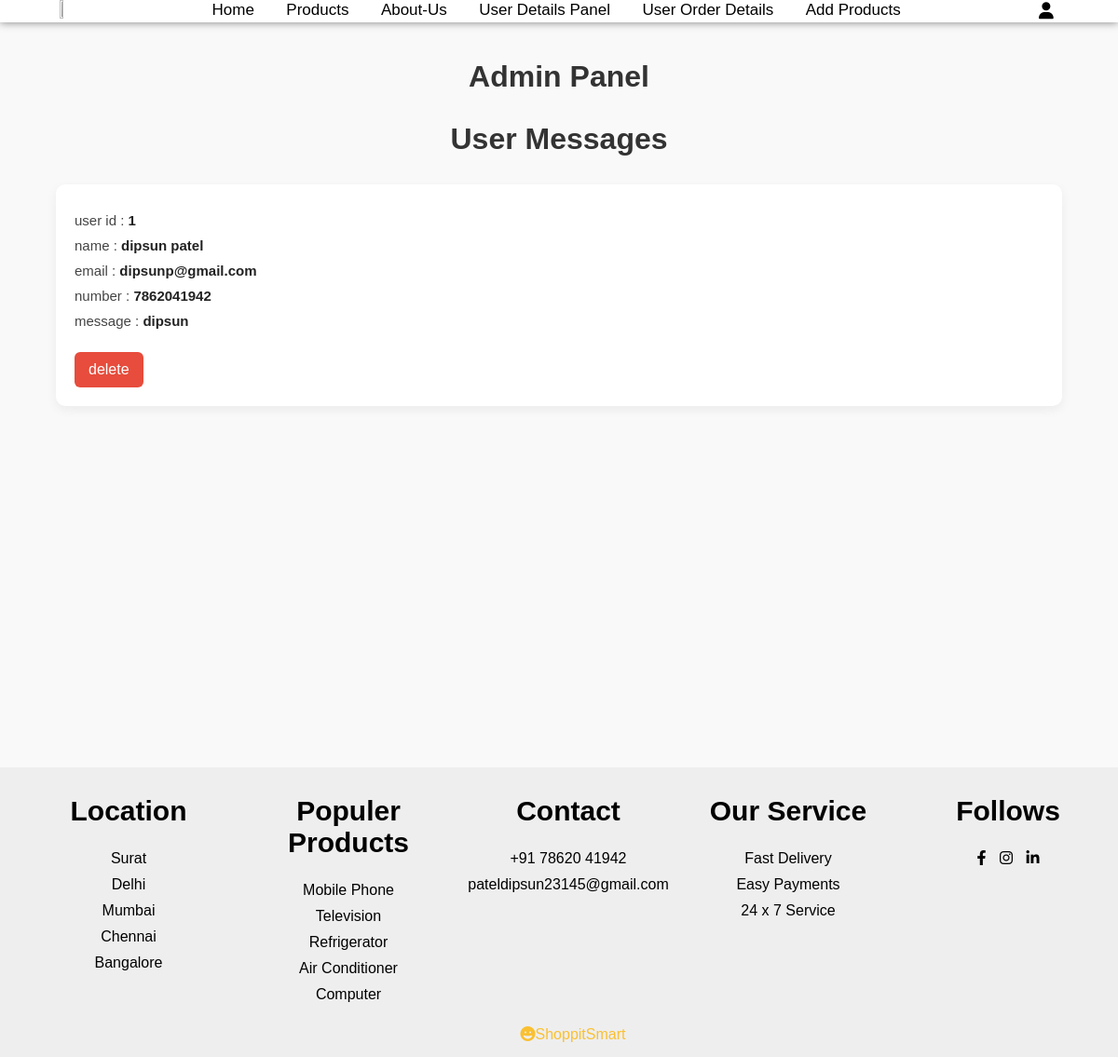
/Frontend/user_profile/website/see_message.php (signed in), run on the app's committed database.
### tables this page shows
CREATE TABLE `messages` (
  `id` int(100) NOT NULL,
  `user_id` int(100) NOT NULL,
  `name` varchar(100) NOT NULL,
  `email` varchar(100) NOT NULL,
  `number` varchar(12) NOT NULL,
  `message` varchar(500) NOT NULL
);

### Frontend/user_profile/website/see_message.php (the view, shortened to what this page needs)
<?php
include 'conn.php';
?>
<!DOCTYPE html>
<html>
<head>
   <link rel="stylesheet" href="set_message.css">
   <link rel="stylesheet" href="https://cdnjs.cloudflare.com/ajax/libs/font-awesome/6.1.1/css/all.min.css" />
</head>
<body>
<section id="Home">
        <nav>
            <div class="logo">
                <img src="logo1.png">
            </div>
            <ul>
                <li><a href="http://localhost/ECOMMERCE_WEBSITE_PROJECT/Frontend/Home/home.php">Home</a></li>
                <li><a href="">Products</a></li>
                <li><a href="http://localhost/ECOMMERCE_WEBSITE_PROJECT/Frontend/Home/About.php">About-Us</a></li>
                <li><a href="http://localhost/ECOMMERCE_WEBSITE_PROJECT/user%20frontend/user_profile/website/user_detail_panel.php">User Details Panel</a></li>
                <li><a href="http://localhost/ECOMMERCE_WEBSITE_PROJECT/Frontend/shopping%20cart%20for%20ecom/project/user_order_detail.php">User Order Details</a></li>
                <li><a href="http://localhost/ECOMMERCE_WEBSITE_PROJECT/Frontend/shopping%20cart%20for%20ecom/project/add_1.php">Add Products</a></li>
            </ul>
            <div class="icon">
            <a href="http://localhost/ECOMMERCE_WEBSITE_PROJECT/Frontend/user_profile/website/user_page..php">
            <i class="fas fa-user"></a></i>
            </div>
        </nav>
        </section>
        <article class="contacts">
        <h1 class="heading">Admin Panel</h1>
<h1 class="heading">User Messages</h1>
<div class="box-container">
   <?php
      $select_messages = $conn->prepare("SELECT * FROM `messages`");
      $select_messages->execute();
      if($select_messages->rowCount() > 0){
         while($fetch_message = $select_messages->fetch(PDO::FETCH_ASSOC)){
   ?>
   <div class="box">
   <p> user id : <span><?= $fetch_message['user_id']; ?></span></p>
   <p> name : <span><?= $fetch_message['name']; ?></span></p>
   <p> email : <span><?= $fetch_message['email']; ?></span></p>
   <p> number : <span><?= $fetch_message['number']; ?></span></p>
   <p> message : <span><?= $fetch_message['message']; ?></span></p>
   <a href="messages.php??delete=<?= $fetch_message['id']; ?>" onclick="return confirm('delete this message?');" class="delete-btn">delete</a>
   </div>
   <?php
         }
      }else{
         echo '<p class="empty">you have no messages</p>';
      }
   ?>
</div>
    </article>
<footer>
<div class="footer_main">
<div class="footer_tag">
    <h2>Location</h2>
    <p>Surat</p>
    <p>Delhi</p>
    <p>Mumbai</p>
    <p>Chennai</p>
    <p>Bangalore</p>
</div>
<div class="footer_tag">
    <h2>Populer Products</h2>
    <p>Mobile Phone</p>
    <p>Television</p>
    <p>Refrigerator</p>
    <p>Air Conditioner</p>
    <p>Computer</p>
</div>
<div class="footer_tag">
    <h2>Contact</h2>
    <p>+91 78620 41942 </p>
    <p>pateldipsun23145@gmail.com</p>
</div>
<div class="footer_tag">
    <h2>Our Service</h2>
    <p>Fast Delivery</p>
    <p>Easy Payments</p>
    <p>24 x 7 Service</p>
</div>
<div class="footer_tag">
    <h2>Follows</h2>
    <i class="fa-brands fa-facebook-f"></i>
    <i class="fa-brands fa-instagram"></i>
    <i class="fa-brands fa-linkedin-in"></i>
</div>
</div>
<p class="end"><span><i class="fa-solid fa-face-grin"></i>ShoppitSmart</span></p>
</footer>
</body>
</html>

### Frontend/user_profile/website/set_message.css (style rules this page uses)
:root { --main-color:#2980b9; --red:#e74c3c; --orange:#f39c12; --light-color:#666; --light-bg:#eee; --white:#fff; --black:#fac031; --border:.1rem solid rgba(0,0,0,.3); --box-shodow:0 .5rem 1rem rgba(0,0,0,.1); }
* { margin:0; padding: 0; box-sizing: border-box; font-family: sans-serif; font-family: 'Montserrat', sans-serif; margin: 0; padding: 0; box-sizing: border-box; outline: none; border: none; text-decoration: none; }
html { scroll-behavior: smooth; }
section { width: 100%; }
section nav { display: flex; justify-content: space-around; align-items: center; position: relative; right: 0; top: 0; left: 0; background: white; box-shadow: 0 0 10px rgba(0,0,0,0.5); z-index: 1000; transition: top 0.3s ease-in-out; }
section .logo img { width: 22%; height:25%; }
section nav ul { list-style: none; }
section nav ul li { display: inline-block; margin: 0 15px; }
section nav ul li a { text-decoration: none; color: #000; font-weight: 500; font-size: 17px; transition: 0.1s; }
section nav ul li a::after { content: ''; width: 0; height: 2px; background: #fac031; display: block; transition: 0.2s linear; }
section nav .icon i { font-size: 18px; color: #000; margin: 0 5px; cursor: pointer; transition: 0.3s; }
footer { width: 100%; padding: 30px 0 0 20px; background: #eeeeee; }
footer .footer_main { display: grid; grid-template-columns: 1fr 1fr 1fr 1fr 1fr; }
footer .footer_main .footer_tag { text-align: center; }
footer .footer_main .footer_tag h2 { color: #000; margin-bottom: 25px; font-size: 30px; }
footer .footer_main .footer_tag p { margin: 10px 0; }
footer .footer_main .footer_tag i { margin: 0 5px; cursor: pointer; }
footer .end { display: flex; align-items: center; justify-content: center; padding: 15px; }
footer .end span { color: #fac031; margin-left: 10px; }
body { margin: 0; padding: 0; overflow-x: hidden; }
.contacts { padding: 40px 5%; background-color: #f9f9f9; min-height: 100vh; font-family: Arial, sans-serif; }
.contacts .heading { font-size: 32px; font-weight: bold; margin-bottom: 30px; text-align: center; color: #333; text-transform: capitalize; }
.contacts .box-container { display: grid; grid-template-columns: repeat(auto-fit, minmax(280px, 1fr)); gap: 20px; }
.contacts .box { background: #ffffff; border-radius: 10px; padding: 20px; box-shadow: 0 4px 12px rgba(0, 0, 0, 0.06); transition: 0.3s ease; position: relative; }
.contacts .box p { font-size: 15px; color: #444; margin: 10px 0; }
.contacts .box span { font-weight: bold; color: #222; }
.contacts .delete-btn { display: inline-block; margin-top: 15px; background: #e74c3c; color: white; padding: 10px 15px; text-decoration: none; border-radius: 6px; transition: 0.2s; }

### data on the page
messages: user "1", name "dipsun patel", email "dipsunp@gmail.com", number "7862041942", message "dipsun"
